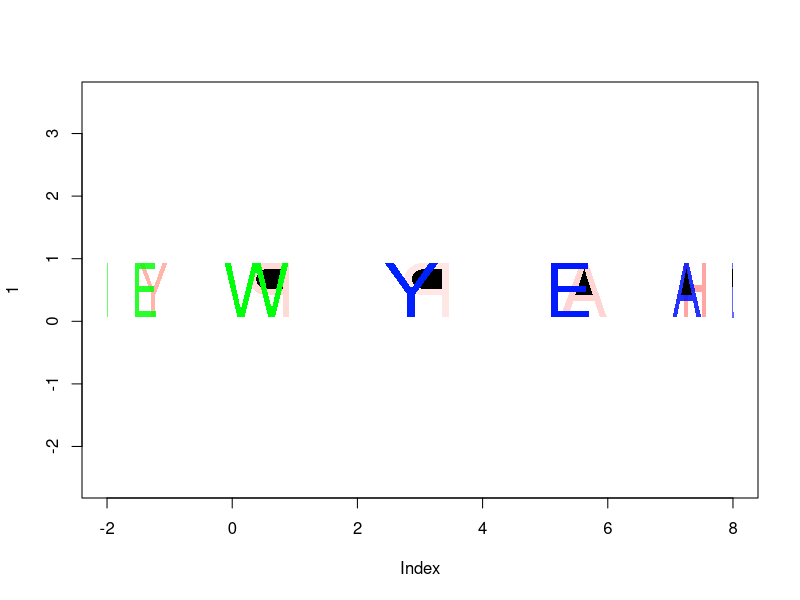
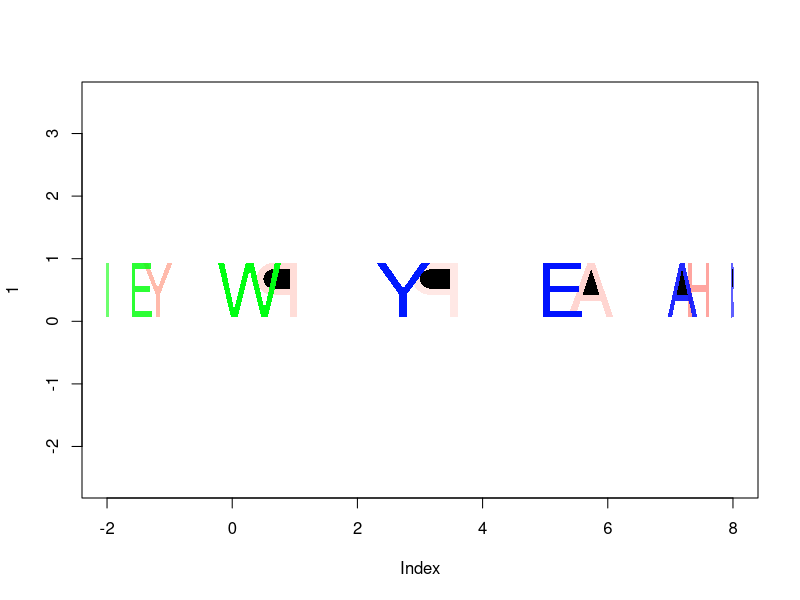
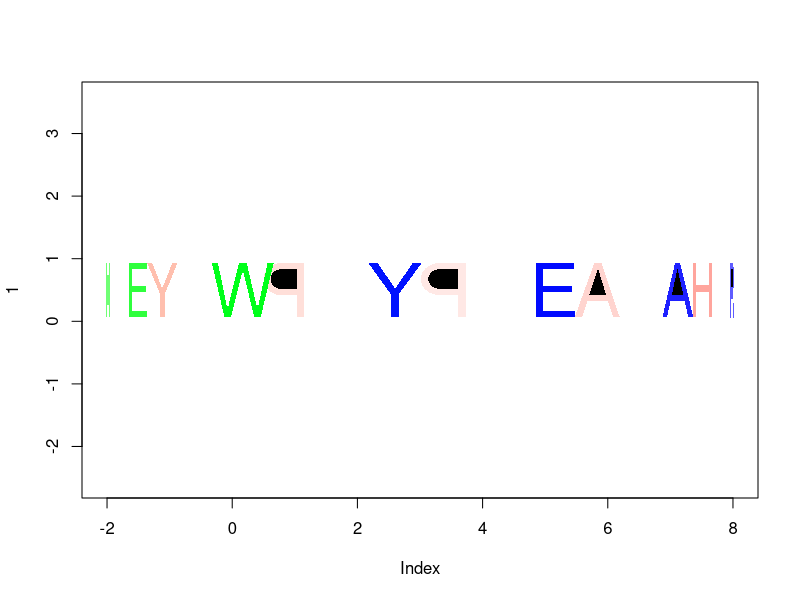
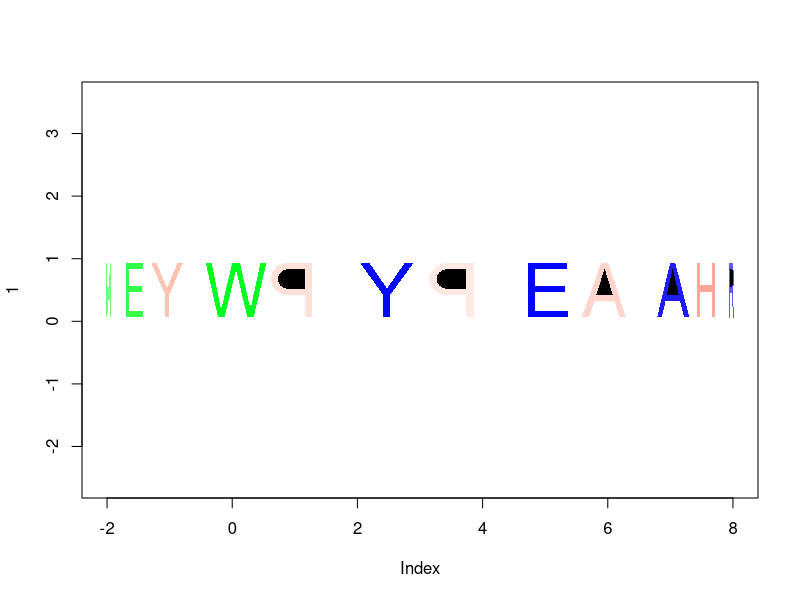
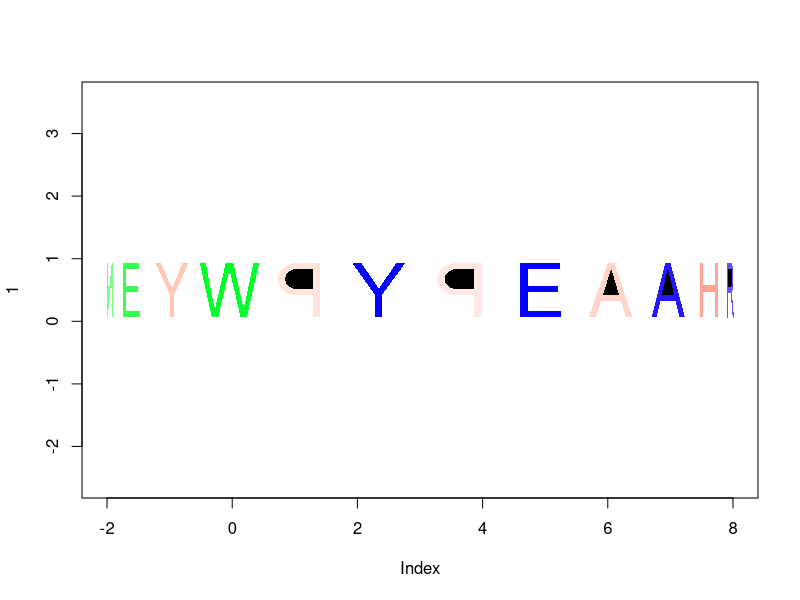
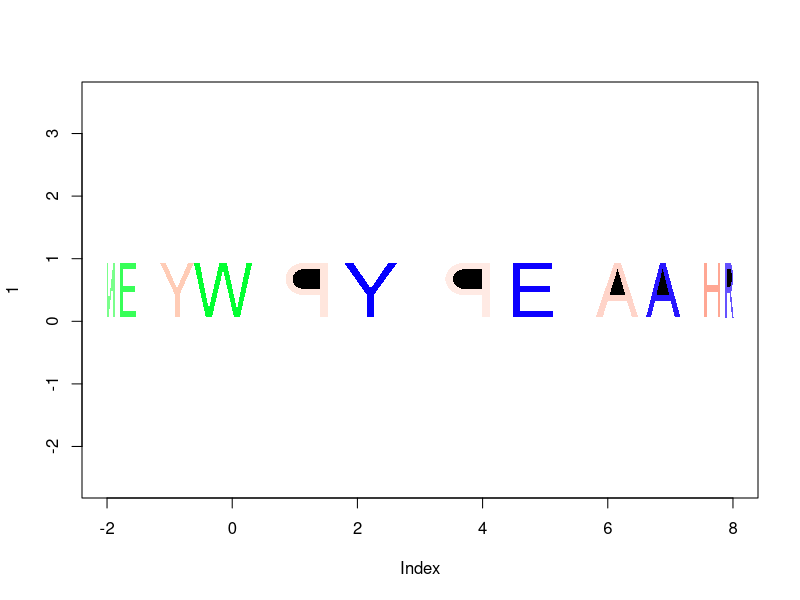
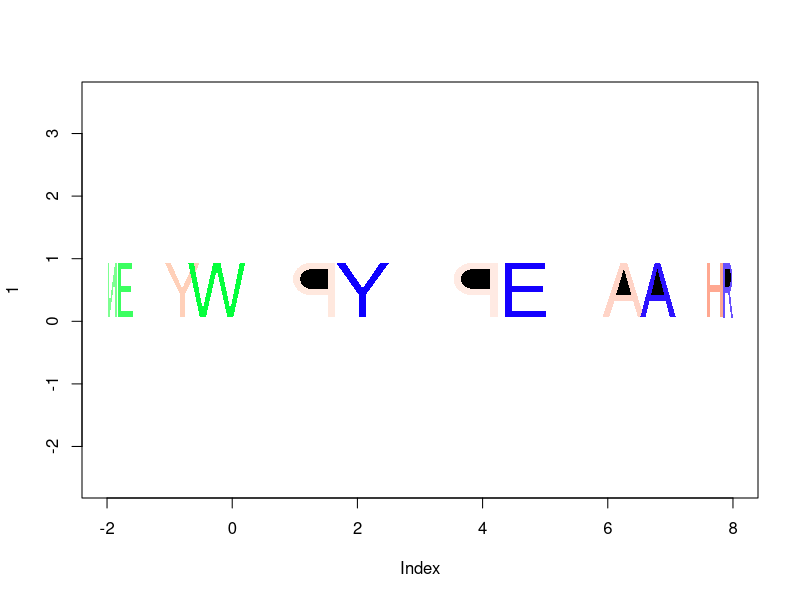
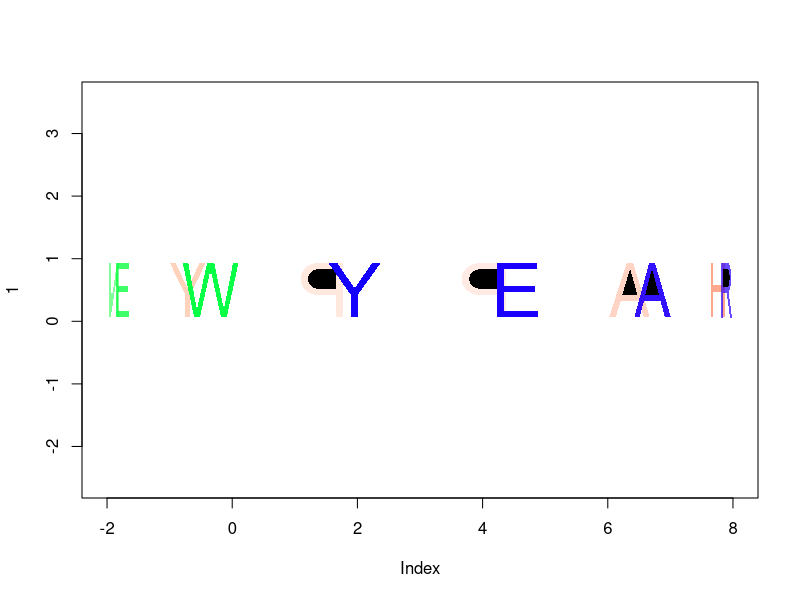

R code for these plots, in order: (Note: a time limit stopped this script after it produced the figures.)
## Letters "Happy New Year" rotating on the screen
## original code by Yixuan Qiu <yixuan.qiu@cos.name>
## URL: http://yixuan.cos.name/cn/wp-content/uploads/2009/12/2010.R
h.x = c(0.193, 0.295, 0.295, 0.703, 0.703, 0.804, 0.804, 0.703, 0.703,
    0.295, 0.295, 0.193, 0.193)
h.y = c(0.935, 0.935, 0.575, 0.575, 0.935, 0.935, 0.063, 0.063, 0.475,
    0.475, 0.063, 0.063, 0.935)
a1.x = c(0.433, 0.546, 0.865, 0.746, 0.656, 0.328, 0.242, 0.136)
a1.y = c(0.935, 0.935, 0.063, 0.063, 0.326, 0.326, 0.063, 0.063)
a2.x = c(0.488, 0.629, 0.355)
a2.y = c(0.841, 0.418, 0.418)
y.x = c(0.136, 0.259, 0.496, 0.734, 0.853, 0.543, 0.543, 0.441, 0.441)
y.y = c(0.935, 0.935, 0.523, 0.935, 0.935, 0.431, 0.063, 0.063, 0.427)
n.x = c(0.189, 0.295, 0.707, 0.707, 0.804, 0.804, 0.701, 0.287, 0.287, 0.189)
n.y = c(0.935, 0.935, 0.248, 0.935, 0.935, 0.063, 0.063, 0.747, 0.063, 0.063)
e.x = c(0.222, 0.787, 0.787, 0.324, 0.324, 0.757, 0.757, 0.324, 0.324,
    0.804, 0.804, 0.222)
e.y = c(0.935, 0.935, 0.834, 0.834, 0.564, 0.564, 0.464, 0.464, 0.163,
    0.163, 0.063, 0.063)
w.x = c(0, 0.099, 0.254, 0.439, 0.564, 0.738, 0.902, 1, 0.789, 0.687,
    0.5, 0.31, 0.205)
w.y = c(0.935, 0.935, 0.187, 0.935, 0.935, 0.189, 0.935, 0.935, 0.063,
    0.063, 0.826, 0.063, 0.063)
p.x = c(0.218, 0.56, 0.56, 0.56, 0.56, 0.32, 0.32, 0.218, 0.32, 0.32)
p.y = c(0.935, 0.933, 0.832, 0.518, 0.418, 0.418, 0.063, 0.063, 0.518, 0.834)
p.cir.th = seq(pi/2, -pi/2, length.out = 50)
p1.cir.x = 0.56 + 0.2575 * cos(p.cir.th)
p1.cir.y = 0.6755 + 0.2575 * sin(p.cir.th)
p2.cir.x = 0.56 + 0.157 * cos(p.cir.th)
p2.cir.y = 0.6755 + 0.157 * sin(p.cir.th)
p1.x = c(0.218, p1.cir.x, 0.32, 0.32, 0.218)
p1.y = c(0.935, p1.cir.y, 0.418, 0.063, 0.063)
p2.x = c(0.32, p2.cir.x, 0.32)
p2.y = c(0.832, p2.cir.y, 0.518)
r1.cir.th = seq(pi/2, -7/18 * pi, length.out = 50)
r2.cir.th = seq(pi/2, -pi/2, length.out = 50)
r1.cir.x = 0.578 + 0.243 * cos(r1.cir.th)
r1.cir.y = 0.6955 + 0.243 * sin(r1.cir.th)
r2.cir.x = 0.578 + 0.145 * cos(r2.cir.th)
r2.cir.y = 0.6955 + 0.145 * sin(r2.cir.th)
r1.x = c(0.191, r1.cir.x, 0.877, 0.75, 0.54, 0.297, 0.297, 0.191)
r1.y = c(0.937, r1.cir.y, 0.059, 0.059, 0.448, 0.448, 0.059, 0.059)
r2.x = c(0.297, r2.cir.x, 0.297)
r2.y = c(0.841, r2.cir.y, 0.55)
draw.ch = function(x1, y1, x2 = NULL, y2 = NULL, center.x,
    color, alpha, xscale) {
    rgb.col = col2rgb(color)/255
    x1 = x1 * xscale + center.x - 0.5 * xscale
    x2 = x2 * xscale + center.x - 0.5 * xscale
    polygon(x1, y1, col = rgb(rgb.col[1], rgb.col[2], rgb.col[3],
        alpha = alpha), border = NA)
    polygon(x2, y2, col = "black", border = NA)
}
x1 = list(h.x, a1.x, p1.x, p1.x, y.x, n.x, e.x, w.x,
    y.x, e.x, a1.x, r1.x)
y1 = list(h.y, a1.y, p1.y, p1.y, y.y, n.y, e.y, w.y,
    y.y, e.y, a1.y, r1.y)
x2 = list(NULL, a2.x, p2.x, p2.x, NULL, NULL, NULL,
    NULL, NULL, NULL, a2.x, r2.x)
y2 = list(NULL, a2.y, p2.y, p2.y, NULL, NULL, NULL,
    NULL, NULL, NULL, a2.y, r2.y)
th = seq(pi/6, 2 * pi, length.out = 12)
cols = rainbow(200)
replicate(100, {
    for (j in 1:238) {
        th = th - pi/120
        center.x = 3 + 5 * cos(th)
        cols = c(cols[-1], cols[1])
        alpha = 0.1 + (50 * (1 - sin(th)))/100
        alpha = ifelse(alpha > 1, 1, alpha)
        xscale = -sin(th) * 1.2
        plot(1, xlim = c(-2, 8), ylim = c(-2.5, 3.5), type = "n", asp = 1)
        plot.order = (1:12)[order(xscale > 0)]
        for (k in 1:12) {
            i = plot.order[k]
            draw.ch(x1[[i]], y1[[i]], x2[[i]], y2[[i]], center.x[i],
                color = cols[k + 60 * ( i >= 6 & i <= 8 ) + 120 *
                    (i > 8)], alpha[i], xscale[i])
        }
        text(8, -2.5, "Yixuan @ 2009-12-31 (http://yixuan.cos.name)",
            adj = c(1, 0), col = "white", cex = 0.8)
    }
})
